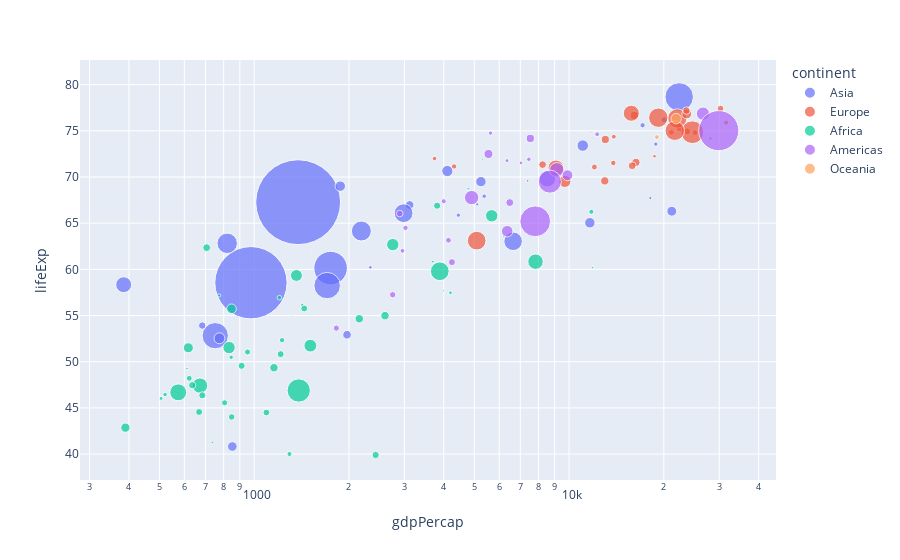

The code cell stored with this chart in its notebook:
### Code cell
df87 = df[df['year']==1987]
px.scatter(df87,y="lifeExp", x="gdpPercap", color="continent", size="pop",hover_name="country",height=500,log_x=True, size_max=60)

### Figure 1 — Plotly figure (JSON) as saved in the notebook; plotly's stock layout.template omitted (floating-point values rounded to 4 significant figures)
{"data": [{"hovertemplate": "<b>%{hovertext}</b><br><br>continent=Asia<br>gdpPercap=%{x}<br>lifeExp=%{y}<br>pop=%{marker.size}<extra></extra>", "hovertext": ["Afghanistan", "Bahrain", "Bangladesh", "Cambodia", "China", "Hong Kong, China", "India", "Indonesia", "Iran", "Iraq", "Israel", "Japan", "Jordan", "Korea, Dem. Rep.", "Korea, Rep.", "Kuwait", "Lebanon", "Malaysia", "Mongolia", "Myanmar", "Nepal", "Oman", "Pakistan", "Philippines", "Saudi Arabia", "Singapore", "Sri Lanka", "Syria", "Taiwan", "Thailand", "Vietnam", "West Bank and Gaza", "Yemen, Rep."], "legendgroup": "Asia", "marker": {"color": "#636efa", "size": [13867957, 454612, 103764241, 8371791, 1084035000, 5584510, 788000000, 169276000, 51889696, 16543189, 4203148, 122091325, 2820042, 19067554, 41622000, 1891487, 3089353, 16331785, 2015133, 38028578, 17917180, 1593882, 105186881, 60017788, 14619745, 2794552, 16495304, 11242847, 19757799, 52910342, 62826491, 1691210, 11219340], "sizemode": "area", "sizeref": 301100.0, "symbol": "circle"}, "mode": "markers", "name": "Asia", "orientation": "v", "showlegend": true, "type": "scatter", "x": [852.4, 18520.0, 752.0, 683.9, 1379.0, 20040.0, 976.5, 1748.0, 6643.0, 11640.0, 17120.0, 22380.0, 4449.0, 4106.0, 8533.0, 28120.0, 5377.0, 5250.0, 2338.0, 385, 775.6, 18120.0, 1705.0, 2190.0, 21200.0, 18860.0, 1877.0, 3117.0, 11050.0, 2983.0, 820.8, 5107.0, 1972.0], "xaxis": "x", "y": [40.82, 70.75, 52.82, 53.91, 67.27, 76.2, 58.55, 60.14, 63.04, 65.04, 75.6, 78.67, 65.87, 70.65, 69.81, 74.17, 67.93, 69.5, 60.22, 58.34, 52.54, 67.73, 58.24, 64.15, 66.3, 73.56, 69.01, 66.97, 73.4, 66.08, 62.82, 67.05, 52.92], "yaxis": "y"}, {"hovertemplate": "<b>%{hovertext}</b><br><br>continent=Europe<br>gdpPercap=%{x}<br>lifeExp=%{y}<br>pop=%{marker.size}<extra></extra>", "hovertext": ["Albania", "Austria", "Belgium", "Bosnia and Herzegovina", "Bulgaria", "Croatia", "Czech Republic", "Denmark", "Finland", "France", "Germany", "Greece", "Hungary", "Iceland", "Ireland", "Italy", "Montenegro", "Netherlands", "Norway", "Poland", "Portugal", "Romania", "Serbia", "Slovak Republic", "Slovenia", "Spain", "Sweden", "Switzerland", "Turkey", "United Kingdom"], "legendgroup": "Europe", "marker": {"color": "#EF553B", "size": [3075321, 7578903, 9870200, 4338977, 8971958, 4484310, 10311597, 5127024, 4931729, 55630100, 77718298, 9974490, 10612740, 244676, 3539900, 56729703, 569473, 14665278, 4186147, 37740710, 9915289, 22686371, 9230783, 5199318, 1945870, 38880702, 8421403, 6649942, 52881328, 56981620], "sizemode": "area", "sizeref": 301100.0, "symbol": "circle"}, "mode": "markers", "name": "Europe", "orientation": "v", "showlegend": true, "type": "scatter", "x": [3739.0, 23690.0, 22530.0, 4314.0, 8240.0, 13820.0, 16310.0, 25120.0, 21140.0, 22070.0, 24640.0, 16120.0, 12990.0, 26920.0, 13870.0, 19210.0, 11730.0, 23650.0, 31540.0, 9082.0, 13040.0, 9696.0, 15870.0, 12040.0, 18680.0, 15760.0, 23590.0, 30280.0, 5089.0, 21660.0], "xaxis": "x", "y": [72, 74.94, 75.35, 71.14, 71.34, 71.52, 71.58, 74.8, 74.83, 76.34, 74.85, 76.67, 69.58, 77.23, 74.36, 76.42, 74.86, 76.83, 75.89, 70.98, 74.06, 69.53, 71.22, 71.08, 72.25, 76.9, 77.19, 77.41, 63.11, 75.01], "yaxis": "y"}, {"hovertemplate": "<b>%{hovertext}</b><br><br>continent=Africa<br>gdpPercap=%{x}<br>lifeExp=%{y}<br>pop=%{marker.size}<extra></extra>", "hovertext": ["Algeria", "Angola", "Benin", "Botswana", "Burkina Faso", "Burundi", "Cameroon", "Central African Republic", "Chad", "Comoros", "Congo, Dem. Rep.", "Congo, Rep.", "Cote d'Ivoire", "Djibouti", "Egypt", "Equatorial Guinea", "Eritrea", "Ethiopia", "Gabon", "Gambia", "Ghana", "Guinea", "Guinea-Bissau", "Kenya", "Lesotho", "Liberia", "Libya", "Madagascar", "Malawi", "Mali", "Mauritania", "Mauritius", "Morocco", "Mozambique", "Namibia", "Niger", "Nigeria", "Reunion", "Rwanda", "Sao Tome and Principe", "Senegal", "Sierra Leone", "Somalia", "South Africa", "Sudan", "Swaziland", "Tanzania", "Togo", "Tunisia", "Uganda", "Zambia", "Zimbabwe"], "legendgroup": "Africa", "marker": {"color": "#00cc96", "size": [23254956, 7874230, 4243788, 1151184, 7586551, 5126023, 10780667, 2840009, 5498955, 395114, 35481645, 2064095, 10761098, 311025, 52799062, 341244, 2915959, 42999530, 880397, 848406, 14168101, 5650262, 927524, 21198082, 1599200, 2269414, 3799845, 10568642, 7824747, 7634008, 1841240, 1042663, 22987397, 12891952, 1278184, 7332638, 81551520, 562035, 6349365, 110812, 7171347, 3868905, 6921858, 35933379, 24725960, 779348, 23040630, 3154264, 7724976, 15283050, 7272406, 9216418], "sizemode": "area", "sizeref": 301100.0, "symbol": "circle"}, "mode": "markers", "name": "Africa", "orientation": "v", "showlegend": true, "type": "scatter", "x": [5681.0, 2430.0, 1226.0, 6206.0, 912.1, 621.8, 2603.0, 844.9, 952.4, 1316.0, 672.8, 4201.0, 2157.0, 2880.0, 3885.0, 966.9, 521.1, 573.7, 11860.0, 611.7, 847.0, 805.6, 736.4, 1362.0, 774.0, 506.1, 11770.0, 1155.0, 635.5, 684.2, 1422.0, 4784.0, 2755.0, 389.9, 3694.0, 668.3, 1385.0, 5303.0, 848.0, 1517.0, 1442.0, 1294.0, 1093.0, 7826.0, 1508.0, 3985.0, 831.8, 1202.0, 3810.0, 617.7, 1213.0, 706.2], "xaxis": "x", "y": [65.8, 39.91, 52.34, 63.62, 49.56, 48.21, 54.98, 50.48, 51.05, 54.93, 47.41, 57.47, 54.66, 50.04, 59.8, 45.66, 46.45, 46.68, 60.19, 49.27, 55.73, 45.55, 41.24, 59.34, 57.18, 46.03, 66.23, 49.35, 47.46, 46.36, 56.15, 68.74, 62.68, 42.86, 60.84, 44.55, 46.89, 71.91, 44.02, 61.73, 55.77, 40.01, 44.5, 60.83, 51.74, 57.68, 51.53, 56.94, 66.89, 51.51, 50.82, 62.35], "yaxis": "y"}, {"hovertemplate": "<b>%{hovertext}</b><br><br>continent=Americas<br>gdpPercap=%{x}<br>lifeExp=%{y}<br>pop=%{marker.size}<extra></extra>", "hovertext": ["Argentina", "Bolivia", "Brazil", "Canada", "Chile", "Colombia", "Costa Rica", "Cuba", "Dominican Republic", "Ecuador", "El Salvador", "Guatemala", "Haiti", "Honduras", "Jamaica", "Mexico", "Nicaragua", "Panama", "Paraguay", "Peru", "Puerto Rico", "Trinidad and Tobago", "United States", "Uruguay", "Venezuela"], "legendgroup": "Americas", "marker": {"color": "#ab63fa", "size": [31620918, 6156369, 142938076, 26549700, 12463354, 30964245, 2799811, 10239839, 6655297, 9545158, 4842194, 7326406, 5756203, 4372203, 2326606, 80122492, 3344353, 2253639, 3886512, 20195924, 3444468, 1191336, 242803533, 3045153, 17910182], "sizemode": "area", "sizeref": 301100.0, "symbol": "circle"}, "mode": "markers", "name": "Americas", "orientation": "v", "showlegend": true, "type": "scatter", "x": [9140.0, 2754.0, 7807.0, 26630.0, 5547.0, 4903.0, 5630.0, 7533.0, 2900.0, 6482.0, 4140.0, 4246.0, 1823.0, 3023.0, 6351.0, 8688.0, 2956.0, 7035.0, 3999.0, 6361.0, 12280.0, 7389.0, 29880.0, 7452.0, 9884.0], "xaxis": "x", "y": [70.77, 57.25, 65.2, 76.86, 72.49, 67.77, 74.75, 74.17, 66.05, 67.23, 63.15, 60.78, 53.64, 64.49, 71.77, 69.5, 62.01, 71.52, 67.38, 64.13, 74.63, 69.58, 75.02, 71.92, 70.19], "yaxis": "y"}, {"hovertemplate": "<b>%{hovertext}</b><br><br>continent=Oceania<br>gdpPercap=%{x}<br>lifeExp=%{y}<br>pop=%{marker.size}<extra></extra>", "hovertext": ["Australia", "New Zealand"], "legendgroup": "Oceania", "marker": {"color": "#FFA15A", "size": [16257249, 3317166], "sizemode": "area", "sizeref": 301100.0, "symbol": "circle"}, "mode": "markers", "name": "Oceania", "orientation": "v", "showlegend": true, "type": "scatter", "x": [21890.0, 19010.0], "xaxis": "x", "y": [76.32, 74.32], "yaxis": "y"}], "layout": {"autosize": true, "legend": {"itemsizing": "constant", "title": {"text": "continent"}, "tracegroupgap": 0}, "margin": {"t": 60}, "xaxis": {"anchor": "y", "autorange": true, "domain": [0, 1], "range": [2.449, 4.651], "title": {"text": "gdpPercap"}, "type": "log"}, "yaxis": {"anchor": "x", "autorange": true, "domain": [0, 1], "range": [37.1, 82.99], "title": {"text": "lifeExp"}, "type": "linear"}}}
